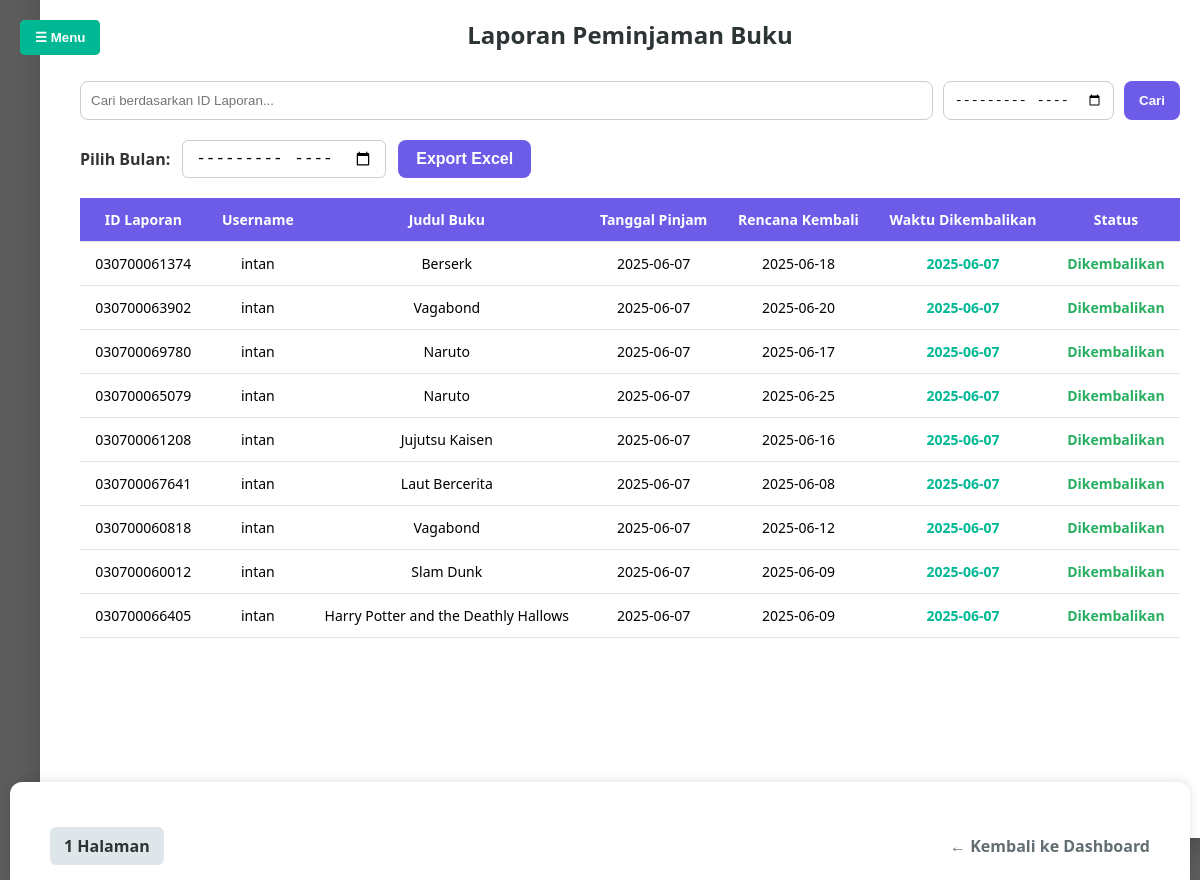
/admin-panel/laporan-peminjaman/ (signed in), run on the app's committed database.
### peminjaman/models.py (models this page shows, shortened)
class Peminjaman(models.Model):
    STATUS_CHOICES = (
        ('menunggu', 'Menunggu Persetujuan'),
        ('disetujui', 'Disetujui'),
        ('ditolak', 'Ditolak'),
    )
    user = models.ForeignKey(User, on_delete=models.CASCADE)
    buku = models.ForeignKey(Buku, on_delete=models.CASCADE)
    tanggal_pinjam = models.DateField(default=timezone.now)
    tanggal_kembali = models.DateField()
    tanggal_dikembalikan = models.DateField(null=True, blank=True)
    kode_laporan = models.CharField(max_length=30, unique=True, blank=True)
    status = models.CharField(max_length=20, choices=STATUS_CHOICES, default='menunggu')
    qr_code_image = models.ImageField(upload_to='qrcodes/', null=True, blank=True)

class User(AbstractUser):
    nama_panjang = models.CharField(max_length=100, blank=True)
    tgl_lahir = models.DateField(null=True, blank=True)
    alamat = models.TextField(blank=True)
    JENIS_KELAMIN_CHOICES = (
        ('L', 'Laki-laki'),
        ('P', 'Perempuan'),
    )
    jenis_kelamin = models.CharField(max_length=1, choices=JENIS_KELAMIN_CHOICES, blank=True)
    kode_user = models.CharField(max_length=20, unique=True, blank=True, null=True)

class Buku(models.Model):
    judul = models.CharField(max_length=200)
    penerbit = models.CharField(max_length=100)
    tahun_terbit = models.IntegerField()
    stok_buku = models.PositiveIntegerField()
    penulis = models.CharField(max_length=100)
    gambar = models.ImageField(upload_to='gambar_buku/', null=True, blank=True)
    jumlah_dipinjam = models.PositiveIntegerField(default=0)

### peminjaman/views.py (the view, shortened to what this page needs)
# urls.py: path('admin-panel/laporan-peminjaman/', views.laporan_peminjaman, name='laporan_peminjaman'),
@login_required
@user_passes_test(is_admin)
def laporan_peminjaman(request):
    query = request.GET.get('q', '').strip()
    bulan = request.GET.get('bulan', '').strip()
    peminjaman_qs = Peminjaman.objects.all().order_by('-tanggal_pinjam')
    if query:
        peminjaman_qs = peminjaman_qs.filter(kode_laporan__icontains=query)
    paginator = Paginator(peminjaman_qs, 10)
    page_number = request.GET.get('page')
    page_obj = paginator.get_page(page_number)
    return render(request, 'admin/laporanpeminjaman.html', {
        'peminjaman': page_obj,
        'query': query,
        'bulan': bulan,
    })

### peminjaman/views.py (called while the page is built)
def is_admin(user):
    return user.is_staff or user.is_superuser

### peminjaman/templates/admin/laporanpeminjaman.html (shortened to what this page needs)
{% load static %}
<!DOCTYPE html>
<html lang="id">
<head>
</head>
<body>
  <button id="menuBtn" class="toggle-button" onclick="openSidebar()">☰ Menu</button>
  {% include 'admin/sidebar.html' %}
  <div class="container">
    <h2>Laporan Peminjaman Buku</h2>
    <form method="get" style="width: 100%; margin-bottom: 20px;">
  <div style="display: flex; gap: 10px; justify-content: center; flex-wrap: wrap;">
    <input type="text" name="q" placeholder="Cari berdasarkan ID Laporan..." value="{{ query }}" style="flex: 1; min-width: 250px; padding: 10px; border-radius: 8px; border: 1px solid #ccc;">
    <input type="month" name="bulan" value="{{ bulan }}" style="padding: 10px; border-radius: 8px; border: 1px solid #ccc;">
    <button type="submit" style="padding: 10px 15px; border: none; background-color: #6c5ce7; color: white; border-radius: 8px; font-weight: bold; cursor: pointer;">Cari</button>
  </div>
</form>
<form method="get" action="{% url 'export_excel' %}" class="export-form">
  <label for="bulan">Pilih Bulan:</label>
  <input type="month" name="bulan" id="bulan">
  <button type="submit">Export Excel</button>
</form>
    {% if peminjaman %}
  <table>
    <thead>
      <tr>
        <th>ID Laporan</th>
        <th>Username</th>
        <th>Judul Buku</th>
        <th>Tanggal Pinjam</th>
        <th>Rencana Kembali</th>
        <th>Waktu Dikembalikan</th>
        <th>Status</th>
      </tr>
    </thead>
    <tbody>
      {% for item in peminjaman %}
        <tr>
          <td data-label="ID Laporan">{{ item.kode_laporan }}</td>
          <td data-label="Username">{{ item.user.username }}</td>
          <td data-label="Judul Buku">{{ item.buku.judul }}</td>
          <td data-label="Tanggal Pinjam">{{ item.tanggal_pinjam|date:"Y-m-d" }}</td>
          <td data-label="Rencana Kembali">{{ item.tanggal_kembali|date:"Y-m-d" }}</td>
          <td data-label="Waktu Dikembalikan">
            {% if item.tanggal_dikembalikan %}
              <span class="kembali">{{ item.tanggal_dikembalikan|date:"Y-m-d" }}</span>
            {% else %}
              <span class="belum">-</span>
            {% endif %}
          </td>
          <td data-label="Status" class="status {% if item.tanggal_dikembalikan %}dikembalikan{% else %}belum{% endif %}">
            {% if item.tanggal_dikembalikan %}
              Dikembalikan
            {% else %}
              Belum Dikembalikan
            {% endif %}
          </td>
        </tr>
      {% endfor %}
    </tbody>
  </table>
{% else %}
  <div style="height: 300px; display: flex; justify-content: center; align-items: center;">
    <div class="empty-message">Tidak ada data peminjaman ditemukan untuk filter yang dipilih.</div>
  </div>
{% endif %}
<div class="fixed-footer">
  <div class="pagination">
    {% if peminjaman.has_other_pages %}
      {% if peminjaman.has_previous %}
        <a href="?q={{ query }}&bulan={{ bulan }}&page={{ peminjaman.previous_page_number }}">← Sebelumnya</a>
      {% endif %}
      {% for num in peminjaman.paginator.page_range %}
        {% if peminjaman.number == num %}
          <span class="current">{{ num }}</span>
        {% else %}
          <a href="?q={{ query }}&bulan={{ bulan }}&page={{ num }}">{{ num }}</a>
        {% endif %}
      {% endfor %}
      {% if peminjaman.has_next %}
        <a href="?q={{ query }}&bulan={{ bulan }}&page={{ peminjaman.next_page_number }}">Selanjutnya →</a>
      {% endif %}
    {% else %}
      <span class="no-pagination">1 Halaman</span>
    {% endif %}
  </div>
  <div class="back-link">
    <a href="{% url 'dashboard_admin' %}">← Kembali ke Dashboard</a>
  </div>
</div>
</body>
</html>

### data on the page
Peminjaman: kode_laporan "030700061374", user.username "intan", buku.judul "Berserk", tanggal_pinjam "2025-06-07", tanggal_kembali "2025-06-18", tanggal_dikembalikan "2025-06-07", shows "Dikembalikan"
Peminjaman: kode_laporan "030700063902", user.username "intan", buku.judul "Vagabond", tanggal_pinjam "2025-06-07", tanggal_kembali "2025-06-20", tanggal_dikembalikan "2025-06-07", shows "Dikembalikan"
Peminjaman: kode_laporan "030700069780", user.username "intan", buku.judul "Naruto", tanggal_pinjam "2025-06-07", tanggal_kembali "2025-06-17", tanggal_dikembalikan "2025-06-07", shows "Dikembalikan"
Peminjaman: kode_laporan "030700065079", user.username "intan", buku.judul "Naruto", tanggal_pinjam "2025-06-07", tanggal_kembali "2025-06-25", tanggal_dikembalikan "2025-06-07", shows "Dikembalikan"
Peminjaman: kode_laporan "030700061208", user.username "intan", buku.judul "Jujutsu Kaisen", tanggal_pinjam "2025-06-07", tanggal_kembali "2025-06-16", tanggal_dikembalikan "2025-06-07", shows "Dikembalikan"
Peminjaman: kode_laporan "030700067641", user.username "intan", buku.judul "Laut Bercerita", tanggal_pinjam "2025-06-07", tanggal_kembali "2025-06-08", tanggal_dikembalikan "2025-06-07", shows "Dikembalikan"
Peminjaman: kode_laporan "030700060818", user.username "intan", buku.judul "Vagabond", tanggal_pinjam "2025-06-07", tanggal_kembali "2025-06-12", tanggal_dikembalikan "2025-06-07", shows "Dikembalikan"
Peminjaman: kode_laporan "030700060012", user.username "intan", buku.judul "Slam Dunk", tanggal_pinjam "2025-06-07", tanggal_kembali "2025-06-09", tanggal_dikembalikan "2025-06-07", shows "Dikembalikan"
Peminjaman: kode_laporan "030700066405", user.username "intan", buku.judul "Harry Potter and the Deathly Hallows", tanggal_pinjam "2025-06-07", tanggal_kembali "2025-06-09", tanggal_dikembalikan "2025-06-07", shows "Dikembalikan"
